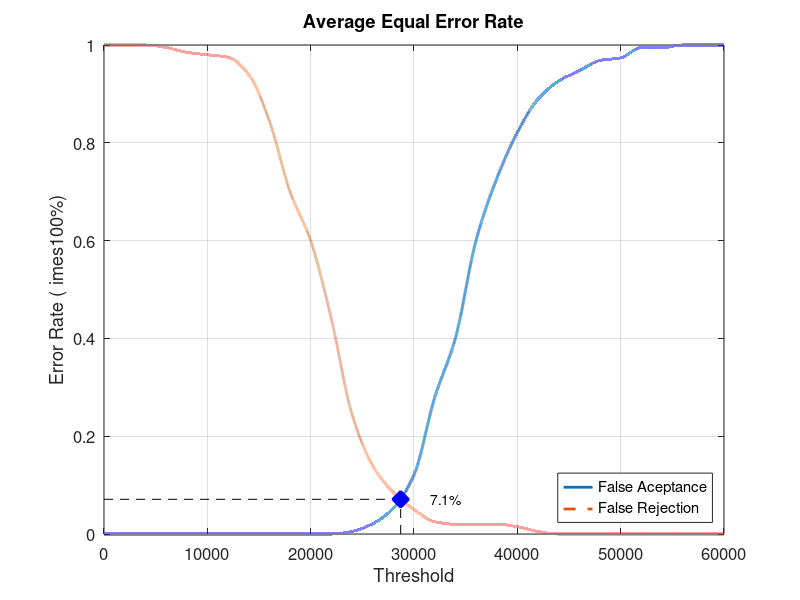
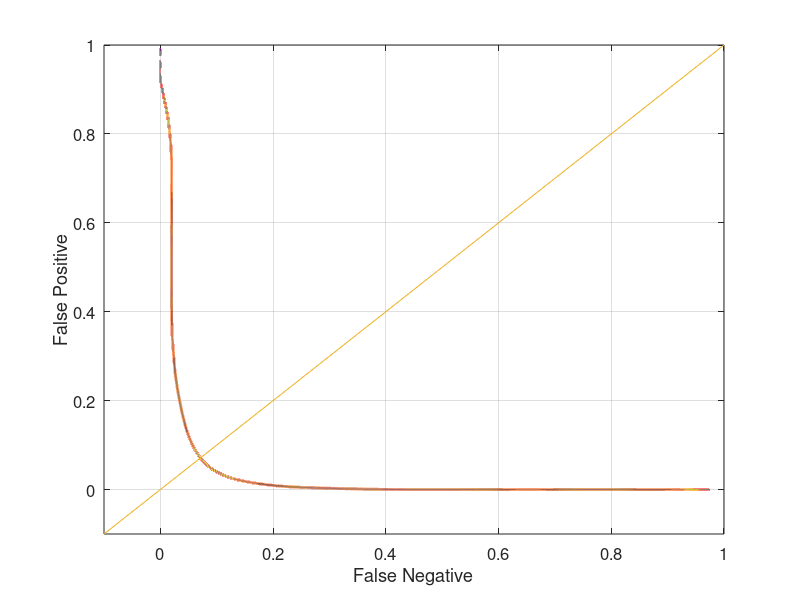

Source code (MATLAB) for these figures, in order:
close all;
clear;
clc;
x = 0:2000:60000;
xq = 0:0.5:60000;

y0 = [0 0 0 0 0 0 0 0 0 0 0 0 0.00526316 0.0210526 0.0526316 0.121053 0.278947 0.4 0.6 0.726316 0.821053 0.889474 0.926316 0.947368 0.968421 0.973684 0.994737 0.994737 1 1 1]
yy0 = interp1(x, y0, xq, 'pchip');
y1 = [1 1 1 0.995 0.985 0.98 0.975 0.94 0.845 0.7 0.6 0.44 0.245 0.14 0.085 0.05 0.025 0.02 0.02 0.02 0.015 0.005 0 0 0 0 0 0 0 0 0]
yy1 = interp1(x, y1, xq, 'pchip');

% Calculating EER: 
y2 = abs(y0 - y1);
find(y2 == min(y2))
yy2 = abs(yy0 - yy1);
xEER = find(yy2 == min(yy2));
xEERIndex = xq(xEER) % X-axis EER
yEER = yy0(xEER) % Y-axis EER

main = figure
plot(xq, yy0,'-','LineWidth', 2);	hold on
plot(xq, yy1,'--','LineWidth', 2);	hold on
plot([xEERIndex xEERIndex], [0 yEER], 'k--');	hold on
plot([0 xEERIndex], [yEER yEER], 'k--');	hold on
plot(xEERIndex, yEER, 'bx', 'LineWidth', 10);	hold on
text(xEERIndex + 10 * xEERIndex / 100, yEER, [num2str(round((10000 * yEER)) / 100) '%'])
legend('False Aceptance', 'False Rejection', 'Location', 'SouthEast')
xlabel('Threshold')
ylabel('Error Rate (	imes100%)')
title('Average Equal Error Rate')
set(gca, 'FontSize', 12)
axis([0 60000 0 1])
grid on

print(main, 'Database5_4Main', '-dpng');
FNRxFPR = figure('Color', [1 1 1]);
plot(yy1, yy0, '-', yy1, yy0, 'LineWidth', 2);
hold on
y = -0.1:0.1:1
plot(y, y); 
set(gca, 'FontSize', 12)
xlabel('False Negative')
ylabel('False Positive')
axis([-0.1 1 -0.1 1])
set(gca, 'FontSize', 12)
grid on

print(FNRxFPR, 'Database5_4FNRxFPR','-dpng');
